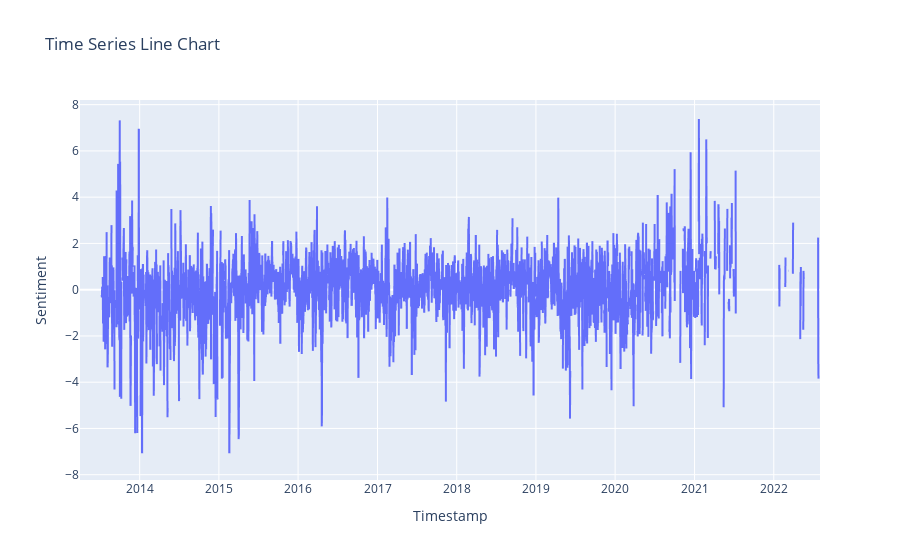

Notebook source saved alongside this figure:
### Code cell
lineC = px.line(test, x="Timestamp", y="Sentiment", title='Time Series Line Chart')
lineC.show()

### Figure 1 — Plotly figure (JSON) as saved in the notebook; plotly's stock layout.template omitted (floating-point values rounded to 4 significant figures; data arrays with more than 128 entries replaced by an {"elided": "..."} marker saying what was removed)
{"data": [{"hovertemplate": "Timestamp=%{x}<br>Sentiment=%{y}<extra></extra>", "legendgroup": "", "line": {"color": "#636efa", "dash": "solid"}, "marker": {"symbol": "circle"}, "mode": "lines", "name": "", "showlegend": false, "type": "scattergl", "x": {"elided": "3411 str values"}, "xaxis": "x", "y": {"elided": "3411 float values"}, "yaxis": "y"}], "layout": {"legend": {"tracegroupgap": 0}, "title": {"text": "Time Series Line Chart"}, "xaxis": {"anchor": "y", "domain": [0, 1], "title": {"text": "Timestamp"}}, "yaxis": {"anchor": "x", "domain": [0, 1], "title": {"text": "Sentiment"}}}}
